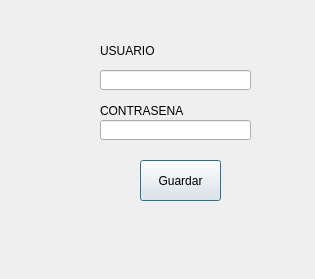
<?xml version="1.0" encoding="UTF-8"?>
<ui version="4.0">
 <class>Dialog</class>
 <widget class="QDialog" name="Dialog">
  <property name="geometry">
   <rect>
    <x>0</x>
    <y>0</y>
    <width>315</width>
    <height>279</height>
   </rect>
  </property>
  <property name="windowTitle">
   <string>Dialog</string>
  </property>
  <widget class="QLabel" name="lbl_location">
   <property name="geometry">
    <rect>
     <x>100</x>
     <y>40</y>
     <width>151</width>
     <height>21</height>
    </rect>
   </property>
   <property name="text">
    <string>USUARIO</string>
   </property>
  </widget>
  <widget class="QLabel" name="lbl_password">
   <property name="geometry">
    <rect>
     <x>100</x>
     <y>100</y>
     <width>151</width>
     <height>21</height>
    </rect>
   </property>
   <property name="text">
    <string>CONTRASENA</string>
   </property>
  </widget>
  <widget class="QLineEdit" name="ln_userName">
   <property name="geometry">
    <rect>
     <x>100</x>
     <y>70</y>
     <width>151</width>
     <height>20</height>
    </rect>
   </property>
  </widget>
  <widget class="QPushButton" name="btn_save">
   <property name="geometry">
    <rect>
     <x>140</x>
     <y>160</y>
     <width>81</width>
     <height>41</height>
    </rect>
   </property>
   <property name="text">
    <string>Guardar</string>
   </property>
  </widget>
  <widget class="QLineEdit" name="ln_password">
   <property name="geometry">
    <rect>
     <x>100</x>
     <y>120</y>
     <width>151</width>
     <height>20</height>
    </rect>
   </property>
  </widget>
 </widget>
 <resources/>
 <connections/>
</ui>
